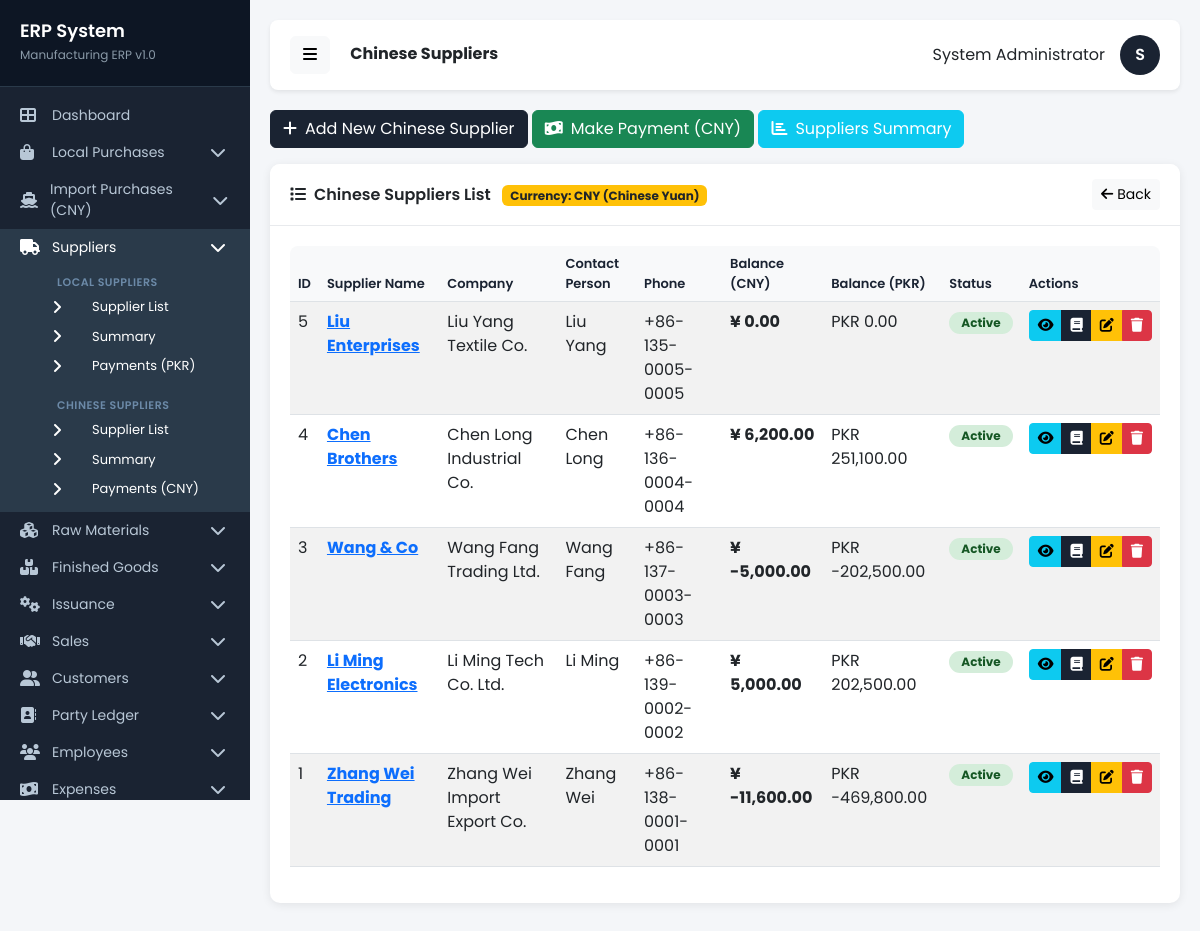
Page /pages/chinese_suppliers.php (signed in) on the committed database.
### tables this page shows
CREATE TABLE `chinese_suppliers` (
  `id` int(11) NOT NULL,
  `supplier_name` varchar(200) NOT NULL,
  `company_name` varchar(200) DEFAULT NULL,
  `contact_person` varchar(100) DEFAULT NULL,
  `phone` varchar(20) DEFAULT NULL,
  `email` varchar(100) DEFAULT NULL,
  `address` text DEFAULT NULL,
  `city` varchar(100) DEFAULT NULL,
  `country` varchar(100) DEFAULT 'China',
  `currency_id` int(11) DEFAULT NULL,
  `cnic` varchar(50) DEFAULT NULL,
  `ntn` varchar(50) DEFAULT NULL,
  `opening_balance` decimal(18,2) DEFAULT 0.00,
  `opening_balance_type` varchar(20) DEFAULT 'payable',
  `current_balance` decimal(18,2) DEFAULT 0.00,
  `status` enum('active','inactive') DEFAULT 'active',
  `date_time` datetime DEFAULT NULL
);

### includes/database.php (called while the page is built, shortened)
<?php
$db = new mysqli(DB_HOST, DB_USER, DB_PASS, DB_NAME);
$db->set_charset("utf8");
function executePrepared($sql, $types = '', $params = []) {
    global $db;
    $stmt = $db->prepare($sql);
    $stmt->execute();
    return $stmt;
}
function getRows($sql, $types = '', $params = []) {
    $stmt = executePrepared($sql, $types, $params);
    $result = $stmt->get_result();
    $rows = [];
    while ($row = $result->fetch_assoc()) {
        $rows[] = $row;
    }
    return $rows;
}
function formatCurrency($amount) {
    return number_format($amount, 2);
}
?>

### pages/chinese_suppliers.php (the view, shortened to what this page needs)
<?php
require_once '../includes/database.php';
$suppliers = getRows("SELECT s.*, c.currency_code, c.currency_name, c.symbol, c.exchange_rate,
    COALESCE(SUM(ip.balance_cny), 0) AS purchase_balance_cny,
    COALESCE((SELECT SUM(cp.amount_cny) FROM chinese_supplier_payments cp WHERE cp.supplier_id = s.id), 0) AS payments_made_cny,
    (s.opening_balance + COALESCE(SUM(ip.balance_cny), 0) - COALESCE((SELECT SUM(cp.amount_cny) FROM chinese_supplier_payments cp WHERE cp.supplier_id = s.id), 0)) AS current_balance
    FROM chinese_suppliers s
    LEFT JOIN currencies c ON s.currency_id = c.id
    LEFT JOIN import_purchases ip ON ip.supplier_id = s.id
    GROUP BY s.id
    ORDER BY s.id DESC");
include '../includes/header.php';
include '../includes/sidebar.php';
?>
<div class="row mb-3">
    <div class="col-12">
        <button type="button" class="btn btn-primary" data-bs-toggle="modal" data-bs-target="#supplierModal">
            <i class="fas fa-plus me-2"></i>Add New Chinese Supplier
        </button>
        <a href="chinese_supplier_payment.php" class="btn btn-success">
            <i class="fas fa-money-bill-wave me-2"></i>Make Payment (CNY)
        </a>
        <a href="chinese_suppliers_summary.php" class="btn btn-info text-white">
            <i class="fas fa-chart-bar me-2"></i>Suppliers Summary
        </a>
    </div>
</div>
<div class="row">
    <div class="col-12">
        <div class="card">
            <div class="card-header d-flex justify-content-between align-items-center">
                <span><i class="fas fa-list me-2"></i>Chinese Suppliers List
                <span class="ms-2 badge bg-warning text-dark">Currency: CNY (Chinese Yuan)</span></span>
                <a href="../index.php" class="btn btn-light btn-sm"><i class="fas fa-arrow-left me-1"></i>Back</a>
            </div>
            <div class="card-body">
                <div class="table-responsive">
                    <table class="table table-striped table-hover" id="supplierTable">
                        <thead>
                            <tr>
                                <th>ID</th>
                                <th>Supplier Name</th>
                                <th>Company</th>
                                <th>Contact Person</th>
                                <th>Phone</th>
                                <th>Balance (CNY)</th>
                                <th>Balance (PKR)</th>
                                <th>Status</th>
                                <th>Actions</th>
                            </tr>
                        </thead>
                        <tbody>
                            <?php if (count($suppliers) > 0): ?>
                                <?php foreach ($suppliers as $supplier): ?>
                                    <?php
                                    $pkrBalance = $supplier['current_balance'] * ($supplier['exchange_rate'] ?: 40.5000);
                                    ?>
                                    <tr>
                                        <td><?php echo $supplier['id']; ?></td>
                                        <td>
                                            <a href="chinese_supplier_detail.php?id=<?php echo $supplier['id']; ?>">
                                                <strong><?php echo htmlspecialchars($supplier['supplier_name']); ?></strong>
                                            </a>
                                        </td>
                                        <td><?php echo htmlspecialchars($supplier['company_name']); ?></td>
                                        <td><?php echo htmlspecialchars($supplier['contact_person']); ?></td>
                                        <td><?php echo htmlspecialchars($supplier['phone']); ?></td>
                                        <td><strong>¥ <?php echo formatCurrency($supplier['current_balance']); ?></strong></td>
                                        <td>PKR <?php echo formatCurrency($pkrBalance); ?></td>
                                        <td>
                                            <span class="badge badge-status badge-<?php echo $supplier['status']; ?>">
                                                <?php echo ucfirst($supplier['status']); ?>
                                            </span>
                                        </td>
                                        <td>
                                            <div class="btn-group btn-group-sm">
                                                <a href="chinese_supplier_detail.php?id=<?php echo $supplier['id']; ?>" class="btn btn-info" title="View Detail">
                                                    <i class="fas fa-eye"></i>
                                                </a>
                                                <a href="chinese_supplier_ledger.php?id=<?php echo $supplier['id']; ?>" class="btn btn-primary" title="View Ledger">
                                                    <i class="fas fa-book"></i>
                                                </a>
                                                <a href="?edit=<?php echo $supplier['id']; ?>" class="btn btn-warning" title="Edit">
                                                    <i class="fas fa-edit"></i>
                                                </a>
                                                <a href="?delete=<?php echo $supplier['id']; ?>" class="btn btn-danger delete-confirm" title="Delete">
                                                    <i class="fas fa-trash"></i>
                                                </a>
                                            </div>
                                        </td>
                                    </tr>
                                <?php endforeach; ?>
                            <?php endif; ?>
                        </tbody>
                    </table>
                </div>
            </div>
        </div>
    </div>
</div>
<?php
include '../includes/footer.php';
?>

### includes/header.php (style rules this page uses)
* { font-family: 'Poppins', sans-serif; }
body { background-color: #f4f6f9; margin: 0; padding: 0; }
.card { border: none; border-radius: 10px; box-shadow: 0 2px 10px rgba(0,0,0,0.08); margin-bottom: 20px; }
.card-header { background: #fff; border-bottom: 1px solid #e8eaed; padding: 15px 20px; font-weight: 600; border-radius: 10px 10px 0 0 !important; }
.card-body { padding: 20px; }
.btn-primary { background: #1a2332; border-color: #1a2332; }
.table-responsive { border-radius: 8px; }
.table th { background: #f8f9fa; font-weight: 600; font-size: 13px; color: #1a2332; }
.badge-status { padding: 5px 12px; border-radius: 20px; font-size: 12px; }
.badge-active { background: #d4edda; color: #155724; }

### rows in the picture
chinese_suppliers: id "5", supplier_name "Liu Enterprises", company_name "Liu Yang Textile Co.", contact_person "Liu Yang", phone "+86-135-0005-0005", current_balance "0.00", pkrBalance "0.00", status "Active"
chinese_suppliers: id "4", supplier_name "Chen Brothers", company_name "Chen Long Industrial Co.", contact_person "Chen Long", phone "+86-136-0004-0004", current_balance "6,200.00", pkrBalance "251,100.00", status "Active"
chinese_suppliers: id "3", supplier_name "Wang & Co", company_name "Wang Fang Trading Ltd.", contact_person "Wang Fang", phone "+86-137-0003-0003", current_balance "-5,000.00", pkrBalance "-202,500.00", status "Active"
chinese_suppliers: id "2", supplier_name "Li Ming Electronics", company_name "Li Ming Tech Co. Ltd.", contact_person "Li Ming", phone "+86-139-0002-0002", current_balance "5,000.00", pkrBalance "202,500.00", status "Active"
chinese_suppliers: id "1", supplier_name "Zhang Wei Trading", company_name "Zhang Wei Import Export Co.", contact_person "Zhang Wei", phone "+86-138-0001-0001", current_balance "-11,600.00", pkrBalance "-469,800.00", status "Active"

### other values in the picture
$pageTitle "Chinese Suppliers"
$_SESSION['full_name'] "System Administrator"
substr($_SESSION['full_name'], 0, 1) "S"
